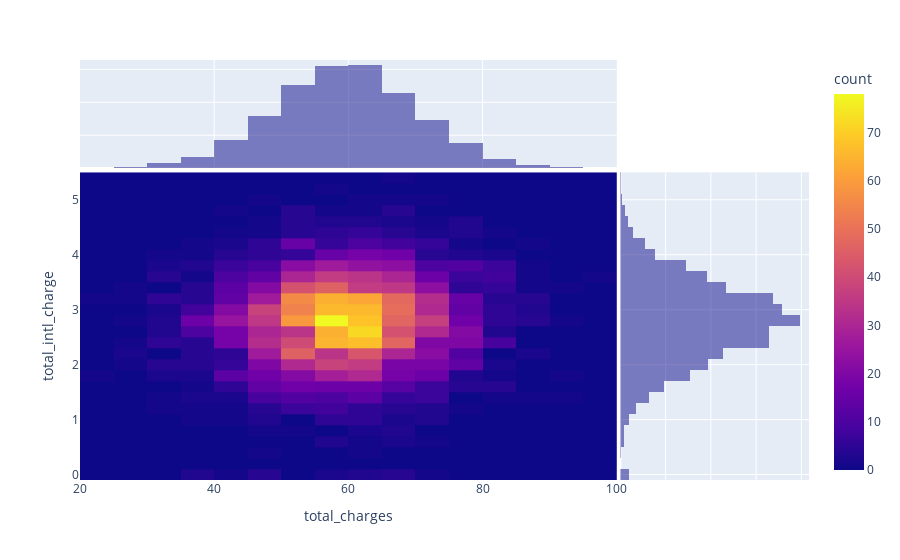

The notebook cell this image was saved under:
### Code cell
import plotly.express as px

fig = px.density_heatmap(df_test, x="total_charges", y="total_intl_charge", marginal_x="histogram", marginal_y="histogram")
fig.show()

### Figure 1 — Plotly figure (JSON) as saved in the notebook; plotly's stock layout.template omitted (floating-point values rounded to 4 significant figures; data arrays with more than 128 entries replaced by an {"elided": "..."} marker saying what was removed)
{"data": [{"coloraxis": "coloraxis", "hovertemplate": "total_charges=%{x}<br>total_intl_charge=%{y}<br>count=%{z}<extra></extra>", "name": "", "type": "histogram2d", "x": {"elided": "3333 float values"}, "xaxis": "x", "xbingroup": "x", "y": {"elided": "3333 float values"}, "yaxis": "y", "ybingroup": "y"}, {"alignmentgroup": "True", "bingroup": "x", "hovertemplate": "total_charges=%{x}<br>count=%{y}<extra></extra>", "legendgroup": "", "marker": {"color": "#0d0887"}, "name": "", "offsetgroup": "", "opacity": 0.5, "showlegend": false, "type": "histogram", "x": {"elided": "3333 float values"}, "xaxis": "x3", "yaxis": "y3"}, {"alignmentgroup": "True", "bingroup": "y", "hovertemplate": "total_intl_charge=%{y}<br>count=%{x}<extra></extra>", "legendgroup": "", "marker": {"color": "#0d0887"}, "name": "", "offsetgroup": "", "opacity": 0.5, "showlegend": false, "type": "histogram", "xaxis": "x2", "y": {"elided": "3333 float values"}, "yaxis": "y2"}], "layout": {"barmode": "overlay", "coloraxis": {"colorbar": {"title": {"text": "count"}}, "colorscale": [[0, "#0d0887"], [0.1111, "#46039f"], [0.2222, "#7201a8"], [0.3333, "#9c179e"], [0.4444, "#bd3786"], [0.5556, "#d8576b"], [0.6667, "#ed7953"], [0.7778, "#fb9f3a"], [0.8889, "#fdca26"], [1, "#f0f921"]]}, "legend": {"tracegroupgap": 0}, "margin": {"t": 60}, "xaxis": {"anchor": "y", "domain": [0, 0.7363], "title": {"text": "total_charges"}}, "xaxis2": {"anchor": "y2", "domain": [0.7413, 1], "matches": "x2", "showgrid": true, "showline": false, "showticklabels": false, "ticks": ""}, "xaxis3": {"anchor": "y3", "domain": [0, 0.7363], "matches": "x", "showgrid": true, "showticklabels": false}, "xaxis4": {"anchor": "y4", "domain": [0.7413, 1], "matches": "x2", "showgrid": true, "showline": false, "showticklabels": false, "ticks": ""}, "yaxis": {"anchor": "x", "domain": [0, 0.7326], "title": {"text": "total_intl_charge"}}, "yaxis2": {"anchor": "x2", "domain": [0, 0.7326], "matches": "y", "showgrid": true, "showticklabels": false}, "yaxis3": {"anchor": "x3", "domain": [0.7426, 1], "matches": "y3", "showgrid": true, "showline": false, "showticklabels": false, "ticks": ""}, "yaxis4": {"anchor": "x4", "domain": [0.7426, 1], "matches": "y3", "showgrid": true, "showline": false, "showticklabels": false, "ticks": ""}}}
